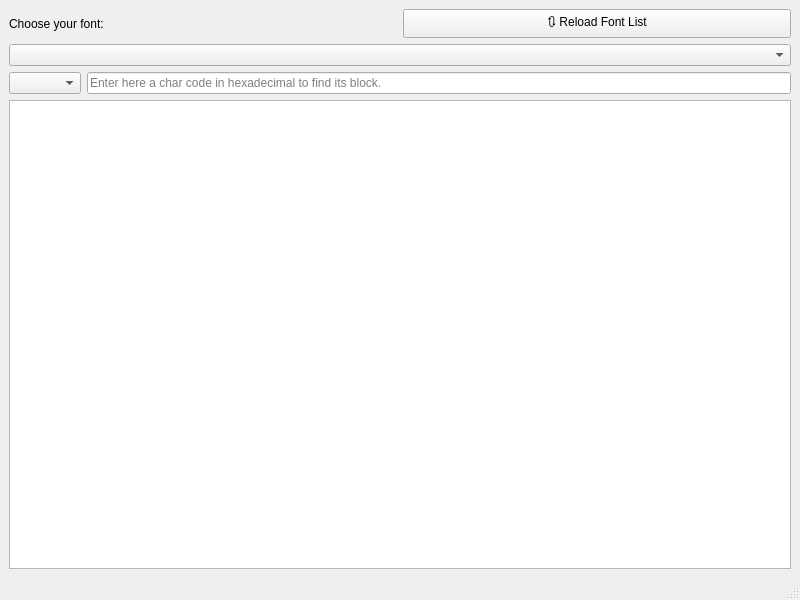
<?xml version="1.0" encoding="UTF-8"?>
<ui version="4.0">
 <class>MainWindow</class>
 <widget class="QMainWindow" name="MainWindow">
  <property name="geometry">
   <rect>
    <x>0</x>
    <y>0</y>
    <width>800</width>
    <height>600</height>
   </rect>
  </property>
  <property name="windowTitle">
   <string>MainWindow</string>
  </property>
  <widget class="QWidget" name="centralwidget">
   <layout class="QVBoxLayout" name="verticalLayout">
    <item>
     <layout class="QHBoxLayout" name="hl_Font">
      <item>
       <widget class="QLabel" name="lbl_FontChooser">
        <property name="text">
         <string>Choose your font:</string>
        </property>
       </widget>
      </item>
      <item>
       <widget class="QPushButton" name="pb_Reload">
        <property name="toolTip">
         <string>To reload the font list.</string>
        </property>
        <property name="text">
         <string>🔃 Reload Font List</string>
        </property>
       </widget>
      </item>
     </layout>
    </item>
    <item>
     <widget class="QComboBox" name="cbx_FontChooser">
      <property name="toolTip">
       <string>Current Font used to print Text.</string>
      </property>
     </widget>
    </item>
    <item>
     <layout class="QHBoxLayout" name="hl_Block">
      <item>
       <widget class="QComboBox" name="cbx_BlockChooser">
        <property name="toolTip">
         <string>Current characters Block.</string>
        </property>
       </widget>
      </item>
      <item>
       <widget class="QLineEdit" name="le_CharCode">
        <property name="toolTip">
         <string>Enter here a char code in hexadecimal to find its block.</string>
        </property>
        <property name="placeholderText">
         <string>Enter here a char code in hexadecimal to find its block.</string>
        </property>
       </widget>
      </item>
     </layout>
    </item>
    <item>
     <widget class="QTextEdit" name="te_Text"/>
    </item>
   </layout>
  </widget>
  <widget class="QStatusBar" name="statusBar"/>
 </widget>
 <resources/>
 <connections/>
</ui>
